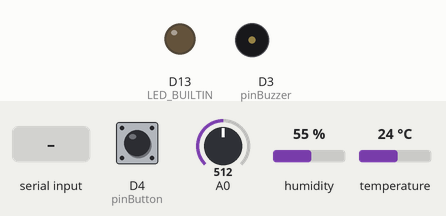
This program was run on a simulated Arduino Zero (SAMD21). Parts: output pins drawn as LEDs (lit = HIGH), buzzer (waves = sounding, pin HIGH). The test bench sets the inputs (shaded band); at power-on: D4 (pinButton) HIGH, A0 = 512, humidity 55 %, temperature 24 °C. The modem accepts every AT command (registered, SIM ready, sends succeed) and sends nothing else; what the program prints to the serial monitor is not drawn.

Above: at 9.2 s.
9.3 s: "true\n" received over Serial
10.8 s: "true\n" received over the second serial link
12.3 s: "false\n" received over Serial
13.8 s: "false\n" received over the second serial link
15.3 s: "!\n" received over Serial
16.8 s: "!\n" received over the second serial link
Timing chart, 0 to 19.3 s (numbered marks = the images above; inputs shaded):
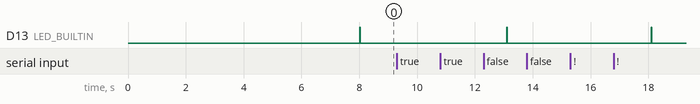

Measured:
- after the input at 9.3 s, every drawn part: stays the same
- after the input at 10.8 s, every drawn part: stays the same
- after the input at 13.8 s, every drawn part: stays the same
- after the input at 15.3 s, every drawn part: stays the same

The program:

main.cpp
```cpp
#include <fusion.h>

#define pinDHT    2
#define pinBuzzer 3
#define pinButton 4
#define pinLED    13

boolean AT_enable = true;
boolean AT_REPLY_enable = true;
//boolean MURATA_REPLY_enable = true;
boolean SERIAL_REPLY_enable = true;
boolean PING_enabled = false;
boolean MQTT_enabled = true;

int led_state = LOW;
int button_state = LOW;
int prev_button_state = LOW;

String str_quec = "";


//#include "wiring_private.h"
//
//#define PIN_SERIAL2_RX 11
//#define PIN_SERIAL2_TX 10
//
//Uart Serial2 (&sercom1, PIN_SERIAL2_RX, PIN_SERIAL2_TX, SERCOM_RX_PAD_0, UART_TX_PAD_2);
//
///* IRQ handler hook called by the internal core */
//void SERCOM1_Handler()
//{
//  Serial2.IrqHandler();
//}

void setup() {
  // initialize digital pin LED_BUILTIN as an output.
  pinMode(LED_BUILTIN, OUTPUT);
  pinMode(pinBuzzer, OUTPUT);
  pinMode(pinButton, INPUT_PULLUP);
  digitalWrite(pinBuzzer, HIGH);
//  delay(10);
  digitalWrite(pinBuzzer, LOW);

  Serial.begin(115200);
  Serial1.begin(115200);
  //  Serial2.begin(115200);
//  while (!SerialUSB);
  SerialUSB.begin(115200);
//  // Assign pins RX & TX SERCOM functionality
//  pinPeripheral(PIN_SERIAL2_RX, PIO_SERCOM);
//  pinPeripheral(PIN_SERIAL2_TX, PIO_SERCOM);

  dht.begin();

  Serial.println(F("READY"));

  setup_mqtt();

}

// the loop function runs over and over again forever
void loop() {
//  digitalWrite(LED_BUILTIN, HIGH);   // turn the LED on (HIGH is the voltage level)
//  delay(100);                       // wait for a second
//  digitalWrite(LED_BUILTIN, LOW);    // turn the LED off by making the voltage LOW
//  delay(100);                       // wait for a second

//	SerialUSB.print(Serial1.read(), 10);

	int c_usb = SerialUSB.read();
	int c_quec = Serial1.read();
//	String str_quec = Serial1.readStringUntil('\n');
//	int c_mura = Serial2.read();
	int c_ser = Serial.read();
	if (c_ser > 0) {
		Serial.write(c_ser);
		SerialUSB.write(c_ser);
		if (c_ser == '!') AT_enable = !AT_enable;
		if (c_ser == '@') AT_REPLY_enable = !AT_REPLY_enable;
//		if (c_ser == ')') MURATA_REPLY_enable = !MURATA_REPLY_enable;
		if (c_ser == '#') SERIAL_REPLY_enable = !SERIAL_REPLY_enable;
		if (c_ser == '$') PING_enabled = !PING_enabled;
		if (c_ser == '%') MQTT_enabled = !MQTT_enabled;

		if (AT_enable) {
			//SerialUSB.write(c_usb);
//			Serial.write(c_usb);
			Serial1.write(c_ser);
//			Serial2.write(c_usb);
		}
	}
	if (c_quec > 0) {
		str_quec.concat((char)c_quec);
		if (c_quec == '\n') {
			if (AT_REPLY_enable) Serial.print(str_quec);
			if (str_quec.indexOf(F("+QMTRECV")) >= 0){
				if (str_quec.indexOf(F("setLED")) > 0) {
					int p = str_quec.indexOf(F("params"));
					if (p > 0) {
						String str_bool = str_quec.substring(p + 8, str_quec.indexOf('}'));
						if (str_bool.equals("true")) led_state = HIGH;
						else if (str_bool.equals("false")) led_state = LOW;
						digitalWrite(LED_BUILTIN, led_state);
					}
				}
				if (str_quec.indexOf(F("setBuzzer")) > 0) {
					int p = str_quec.indexOf(F("params"));
					if (p > 0) {
						String str_bool = str_quec.substring(p + 8, str_quec.indexOf('}'));
						if (str_bool.equals("true")) digitalWrite(pinBuzzer, HIGH);
						else if (str_bool.equals("false")) digitalWrite(pinBuzzer, LOW);
					}
				}
			}
			str_quec = "";
		}
	}

//	if (c_mura > 0) {
//		if (MURATA_REPLY_enable) SerialUSB.write(c_mura);
//	}
	if (c_usb > 0) {
		if (SERIAL_REPLY_enable) Serial.write(c_usb);
		SerialUSB.write(c_usb);
	}

	button_state = digitalRead(pinButton);
	if (button_state != prev_button_state) {
		prev_button_state = button_state;
		send_mqtt_button(button_state);
	}

	static unsigned long ms = millis();
	if (millis() - ms > 5000) {
		ms = millis();
		if (PING_enabled) Serial1.print(F("AT+QPING=1,\"1.1.1.1\",1,1\r\n"));
		if (MQTT_enabled) {
			send_mqtt();
		}
	}
}

/*
 *
at+qmtsub=0,4,"v1/devices/me/rpc/request/+",2

OK

+QMTSUB: 0,4,0,1
AT+QMTPUB=0,0,0,0,"v1/devices/me/telemetry"

> {"temperature":36.00,"humidity":78.00}

OK

+QMTPUB: 0,0,0

+QMTRECV: 0,1,"v1/devices/me/rpc/request/11","{"method":"setValue","params":true}"

+QMTRECV: 0,2,"v1/devices/me/rpc/request/12","{"method":"setValue","params":false}"

+QMTRECV: 0,3,"v1/devices/me/rpc/request/13","{"method":"setValue","params":true}"

+QMTRECV: 0,4,"v1/devices/me/rpc/request/14","{"method":"setValue","params":false}"


+QMTPUB: 0,0,0

AT+QMTPUB=0,0,0,0,"v1/devices/me/telemetry"


> {"temperature":22.03,"humidity":68.00,"analogRead":39}

OK


+QMTPUB: 0,0,0


+QMTRECV: 0,18,"v1/devices/me/rpc/request/47","{"method":"checkButton"}"

AT+QMTPUB=0,0,0,0,"v1/devices/me/telemetry"


> {"temperature":22.03,"humidity":68.00,"analogRead":39}

OK


+QMTPUB: 0,0,0

AT+QMTPUB=0,0,0,0,"v1/devices/me/telemetry"


> {"temperature":22.03,"humidity":68.00,"analogRead":39}

OK

 *
 */
```

class_def.cpp
```cpp
/*
 * dht.cpp
 *
 *  Created on: 14 Nov 2018
 *      Author: d7rob
 */

#include <fusion.h>

#define DHTPIN 2
#define DHTTYPE DHT11
DHT dht(DHTPIN, DHTTYPE);
```

fusion.h
```cpp
/*
 * fusion.h
 *
 *  Created on: 14 Nov 2018
 *      Author: d7rob
 */

#ifndef LIBRARIES_FUSION_FUSION_H_
#define LIBRARIES_FUSION_FUSION_H_

#include <Arduino.h>

#include "DHT.h"
extern DHT dht;

void setup_mqtt();
void send_mqtt();
void send_mqtt_button(boolean state);

#endif /* LIBRARIES_FUSION_FUSION_H_ */
```

mqtt.cpp
```cpp
/*
 * mqtt.cpp
 *
 *  Created on: 14 Nov 2018
 *      Author: d7rob
 */

#include <fusion.h>

extern int led_state;

void setup_mqtt() {
	Serial1.print(F("\x1A\x1A at\r\n"));
	Serial.println(Serial1.readString()); Serial1.print(F("at+cops?\r\n"));
	Serial.println(Serial1.readString()); Serial1.print(F("AT+qmtdisc=0\r\n"));
	Serial.println(Serial1.readString()); Serial1.print(F("AT+QIDNSCFG=1,\"8.8.8.8\",\"8.8.4.4\"\r\n"));
	Serial.println(Serial1.readString()); Serial1.print(F("at+qmtopen=0,\"demo.thingsboard.io\",1883\r\n"));
	Serial.println(Serial1.readString()); Serial1.print(F("at+qmtconn=0,\"demo.thingsboard.io\",\"KD0wEWeMIMrNHFcQngaI\",\"\"\r\n"));
	Serial.println(Serial1.readString()); Serial1.print(F("at+qmtsub=0,1,\"v1/devices/me/rpc/request/+\",2\r\n"));
	Serial.println(Serial1.readString()); Serial1.print(F("at+qnwinfo\r\n"));
	Serial.println(Serial1.readString()); Serial1.print(F("AT\r\n"));
	pinMode(A0, INPUT);
	send_mqtt();
//	pinMode(A1, INPUT);
}

void send_mqtt() {
	digitalWrite(LED_BUILTIN, !led_state);
	Serial1.print(F("AT+QMTPUB=0,0,0,0,\"v1/devices/me/telemetry\"\r\n"));
	// Reading temperature or humidity takes about 250 milliseconds!
	// Sensor readings may also be up to 2 seconds 'old' (its a very slow sensor)
	float h = dht.readHumidity();
	// Read temperature as Celsius (the default)
	float t = dht.readTemperature();
	float hic = dht.computeHeatIndex(t, h, false);

	// Check if any reads failed and exit early (to try again).
	if (isnan(h) || isnan(t)) {
		Serial.println("Failed to read from DHT sensor!");
		Serial1.print(F("\x1A"));
		return;
	}

	Serial1.print(F("{\"temperature\":")); //37.00
	//	Serial1.print(analogRead(A0)/10);
	Serial1.print(hic);
	Serial1.print(F(",\"humidity\":")); //77.00
	//	Serial1.print(analogRead(A1)/10);
	Serial1.print(h);
	Serial1.print(F(",\"analogRead\":"));
	Serial1.print(analogRead(A0)/10);
	Serial1.print(F("}\x1A"));
	digitalWrite(LED_BUILTIN, led_state);
}

void send_mqtt_button(boolean state) {

	Serial1.print(F("AT+QMTPUB=0,0,0,0,\"v1/devices/me/telemetry\"\r\n"));

	delay(50);

	Serial1.print(F("{\"value\":"));
	Serial1.print(state);
	Serial1.print(F(",\"checkButton\":"));
	Serial1.print(state);
	Serial1.print(F(",\"buttonValue\":"));
	Serial1.print(state);
	Serial1.print(F("}\x1A"));

}
```
